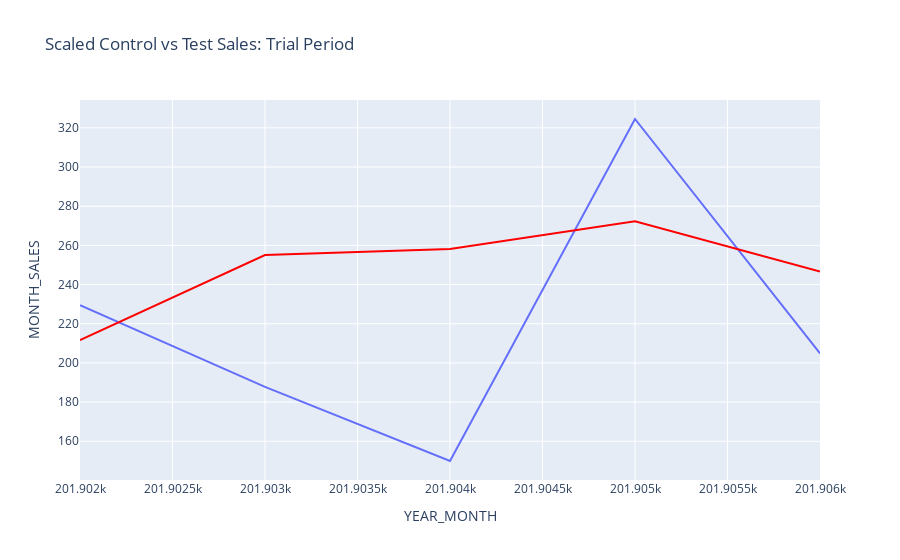

Notebook code cell kept with this figure:
### Code cell
fig = px.line(scaled_trial_control_col2, x = 'YEAR_MONTH', y = col, title = 'Scaled Control vs Test Sales: Trial Period')
fig2 = px.line(trial_test_col2, x = 'YEAR_MONTH', y = col)
fig2.update_traces(line_color = 'red')
fig.add_trace(fig2.data[0])
fig.show()

### Figure 1 — Plotly figure (JSON) as saved in the notebook; plotly's stock layout.template omitted (floating-point values rounded to 4 significant figures)
{"data": [{"hovertemplate": "YEAR_MONTH=%{x}<br>MONTH_SALES=%{y}<extra></extra>", "legendgroup": "", "line": {"color": "#636efa", "dash": "solid"}, "marker": {"symbol": "circle"}, "mode": "lines", "name": "", "orientation": "v", "showlegend": false, "type": "scatter", "x": [201902, 201903, 201904, 201905, 201906], "xaxis": "x", "y": [229.5, 187.8, 149.9, 324.5, 204.8], "yaxis": "y"}, {"hovertemplate": "YEAR_MONTH=%{x}<br>MONTH_SALES=%{y}<extra></extra>", "legendgroup": "", "line": {"color": "red", "dash": "solid"}, "marker": {"symbol": "circle"}, "mode": "lines", "name": "", "orientation": "v", "showlegend": false, "type": "scatter", "x": [201902, 201903, 201904, 201905, 201906], "xaxis": "x", "y": [211.6, 255.1, 258.1, 272.3, 246.6], "yaxis": "y"}], "layout": {"autosize": true, "legend": {"tracegroupgap": 0}, "title": {"text": "Scaled Control vs Test Sales: Trial Period"}, "xaxis": {"anchor": "y", "autorange": true, "domain": [0, 1], "range": [201902, 201906], "title": {"text": "YEAR_MONTH"}, "type": "linear"}, "yaxis": {"anchor": "x", "autorange": true, "domain": [0, 1], "range": [140.2, 334.2], "title": {"text": "MONTH_SALES"}, "type": "linear"}}}
